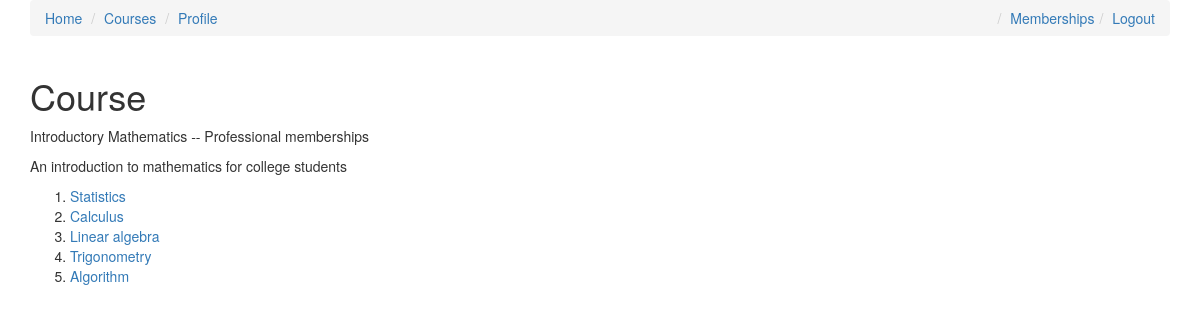
Page /courses/math/ (signed in) on the committed database.
### courses/models.py (models this page shows, shortened)
class Course(models.Model):
    slug = models.SlugField()
    title = models.CharField(max_length=120)
    description = models.TextField()
    position = models.IntegerField(default=1)
    allowed_membership = models.ManyToManyField(Membership)
    @property
    def lessons(self):
        return self.lesson_set.all().order_by('position')

class Lesson(models.Model):
    slug = models.SlugField()
    title = models.CharField(max_length=120)
    course = models.ForeignKey(Course, on_delete=models.SET_NULL, null=True)
    content = models.TextField(blank=True, null=True)
    position = models.IntegerField()
    video = models.FileField(blank=True, null=True)
    thumbnail = models.ImageField(blank=True, null=True)
    def get_absolute_url(self):
        return reverse('courses:lesson-detail', kwargs={
            'course_slug': self.course.slug,
            'lesson_slug': self.slug
        })

### courses/views.py (the view)
# urls.py: path('<slug>/', CourseDetail.as_view(), name='detail'),
class CourseDetail(LoginRequiredMixin, DetailView):
    model = Course
    template_name = 'courses/course_detail.html'

### courses/templates/courses/course_detail.html
{% extends 'courses/base.html' %}
{% block content %}
<div class='container'>
    <div class='row'>
        <div class='col-sm-8 col-md-8'>
            <h1>Course</h1>
    <p>{{ object.title }}</p>
    <p>{{ object.description }}</p>
    <ol>
    {% for lesson in object.lessons %}
        <li><a href="{{ lesson.get_absolute_url }}">{{ lesson.title }}</a></li>
    {% endfor %}
    </ol>
    </div>
    </div>
    </div>
{% endblock %}

### rows in the picture
Course: title "Introductory Mathematics -- Professional memberships", description "An introduction to mathematics for college students"
Lesson: title "Statistics"
Lesson: title "Calculus"
Lesson: title "Linear algebra"
Lesson: title "Trigonometry"
Lesson: title "Algorithm"
